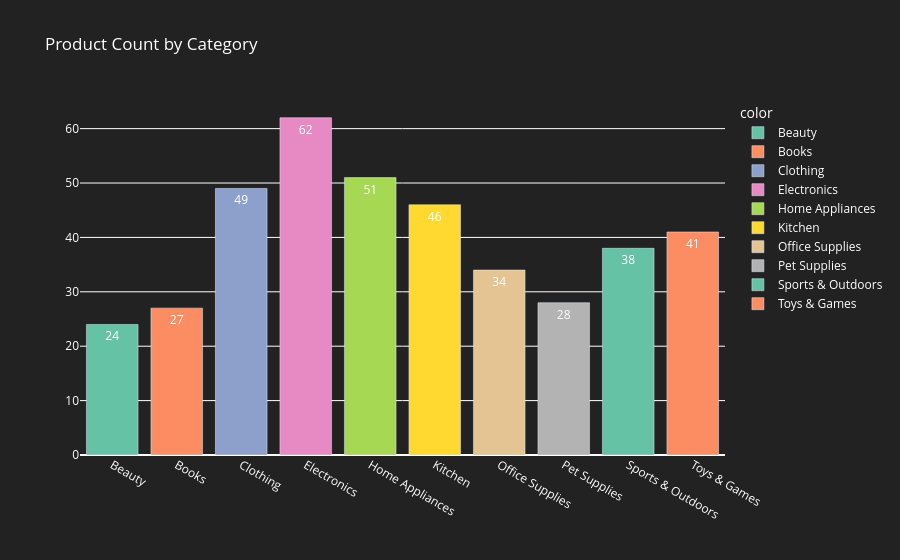

Notebook cell for this chart:
### Markdown cell above
### Create bar chart with product count per category

### Code cell
category_counts = df_products['category'].value_counts().sort_index()
fig_bar = px.bar(
    x=category_counts.index,
    y=category_counts.values,
    labels={'x': 'Category', 'y': 'Number of Products'},
    title='Product Count by Category',
    text=category_counts.values,
    color=category_counts.index,
    color_discrete_sequence=px.colors.qualitative.Set2
)
fig_bar.update_traces(texttemplate='%{text}', textposition='inside', textfont_color='white')
fig_bar.update_layout(
    xaxis_title='',
    yaxis_title='',
    plot_bgcolor='#222',
    paper_bgcolor='#222',
    font_color='white',
    title_font_color='white',
    legend_font_color='white',
    xaxis=dict(tickfont=dict(color='white')),
    yaxis=dict(tickfont=dict(color='white'))
)
fig_bar.show()

### Figure 1 — Plotly figure (JSON) as saved in the notebook; plotly's stock layout.template omitted (floating-point values rounded to 4 significant figures)
{"data": [{"hovertemplate": "color=Beauty<br>Category=%{x}<br>Number of Products=%{y}<br>text=%{text}<extra></extra>", "legendgroup": "Beauty", "marker": {"color": "rgb(102,194,165)", "pattern": {"shape": ""}}, "name": "Beauty", "orientation": "v", "showlegend": true, "text": [24.0], "textfont": {"color": "white"}, "textposition": "inside", "texttemplate": "%{text}", "type": "bar", "x": ["Beauty"], "xaxis": "x", "y": [24], "yaxis": "y"}, {"hovertemplate": "color=Books<br>Category=%{x}<br>Number of Products=%{y}<br>text=%{text}<extra></extra>", "legendgroup": "Books", "marker": {"color": "rgb(252,141,98)", "pattern": {"shape": ""}}, "name": "Books", "orientation": "v", "showlegend": true, "text": [27.0], "textfont": {"color": "white"}, "textposition": "inside", "texttemplate": "%{text}", "type": "bar", "x": ["Books"], "xaxis": "x", "y": [27], "yaxis": "y"}, {"hovertemplate": "color=Clothing<br>Category=%{x}<br>Number of Products=%{y}<br>text=%{text}<extra></extra>", "legendgroup": "Clothing", "marker": {"color": "rgb(141,160,203)", "pattern": {"shape": ""}}, "name": "Clothing", "orientation": "v", "showlegend": true, "text": [49.0], "textfont": {"color": "white"}, "textposition": "inside", "texttemplate": "%{text}", "type": "bar", "x": ["Clothing"], "xaxis": "x", "y": [49], "yaxis": "y"}, {"hovertemplate": "color=Electronics<br>Category=%{x}<br>Number of Products=%{y}<br>text=%{text}<extra></extra>", "legendgroup": "Electronics", "marker": {"color": "rgb(231,138,195)", "pattern": {"shape": ""}}, "name": "Electronics", "orientation": "v", "showlegend": true, "text": [62.0], "textfont": {"color": "white"}, "textposition": "inside", "texttemplate": "%{text}", "type": "bar", "x": ["Electronics"], "xaxis": "x", "y": [62], "yaxis": "y"}, {"hovertemplate": "color=Home Appliances<br>Category=%{x}<br>Number of Products=%{y}<br>text=%{text}<extra></extra>", "legendgroup": "Home Appliances", "marker": {"color": "rgb(166,216,84)", "pattern": {"shape": ""}}, "name": "Home Appliances", "orientation": "v", "showlegend": true, "text": [51.0], "textfont": {"color": "white"}, "textposition": "inside", "texttemplate": "%{text}", "type": "bar", "x": ["Home Appliances"], "xaxis": "x", "y": [51], "yaxis": "y"}, {"hovertemplate": "color=Kitchen<br>Category=%{x}<br>Number of Products=%{y}<br>text=%{text}<extra></extra>", "legendgroup": "Kitchen", "marker": {"color": "rgb(255,217,47)", "pattern": {"shape": ""}}, "name": "Kitchen", "orientation": "v", "showlegend": true, "text": [46.0], "textfont": {"color": "white"}, "textposition": "inside", "texttemplate": "%{text}", "type": "bar", "x": ["Kitchen"], "xaxis": "x", "y": [46], "yaxis": "y"}, {"hovertemplate": "color=Office Supplies<br>Category=%{x}<br>Number of Products=%{y}<br>text=%{text}<extra></extra>", "legendgroup": "Office Supplies", "marker": {"color": "rgb(229,196,148)", "pattern": {"shape": ""}}, "name": "Office Supplies", "orientation": "v", "showlegend": true, "text": [34.0], "textfont": {"color": "white"}, "textposition": "inside", "texttemplate": "%{text}", "type": "bar", "x": ["Office Supplies"], "xaxis": "x", "y": [34], "yaxis": "y"}, {"hovertemplate": "color=Pet Supplies<br>Category=%{x}<br>Number of Products=%{y}<br>text=%{text}<extra></extra>", "legendgroup": "Pet Supplies", "marker": {"color": "rgb(179,179,179)", "pattern": {"shape": ""}}, "name": "Pet Supplies", "orientation": "v", "showlegend": true, "text": [28.0], "textfont": {"color": "white"}, "textposition": "inside", "texttemplate": "%{text}", "type": "bar", "x": ["Pet Supplies"], "xaxis": "x", "y": [28], "yaxis": "y"}, {"hovertemplate": "color=Sports & Outdoors<br>Category=%{x}<br>Number of Products=%{y}<br>text=%{text}<extra></extra>", "legendgroup": "Sports & Outdoors", "marker": {"color": "rgb(102,194,165)", "pattern": {"shape": ""}}, "name": "Sports & Outdoors", "orientation": "v", "showlegend": true, "text": [38.0], "textfont": {"color": "white"}, "textposition": "inside", "texttemplate": "%{text}", "type": "bar", "x": ["Sports & Outdoors"], "xaxis": "x", "y": [38], "yaxis": "y"}, {"hovertemplate": "color=Toys & Games<br>Category=%{x}<br>Number of Products=%{y}<br>text=%{text}<extra></extra>", "legendgroup": "Toys & Games", "marker": {"color": "rgb(252,141,98)", "pattern": {"shape": ""}}, "name": "Toys & Games", "orientation": "v", "showlegend": true, "text": [41.0], "textfont": {"color": "white"}, "textposition": "inside", "texttemplate": "%{text}", "type": "bar", "x": ["Toys & Games"], "xaxis": "x", "y": [41], "yaxis": "y"}], "layout": {"barmode": "relative", "font": {"color": "white"}, "legend": {"font": {"color": "white"}, "title": {"text": "color"}, "tracegroupgap": 0}, "paper_bgcolor": "#222", "plot_bgcolor": "#222", "title": {"font": {"color": "white"}, "text": "Product Count by Category"}, "xaxis": {"anchor": "y", "domain": [0, 1], "tickfont": {"color": "white"}, "title": {"text": ""}}, "yaxis": {"anchor": "x", "domain": [0, 1], "tickfont": {"color": "white"}, "title": {"text": ""}}}}
